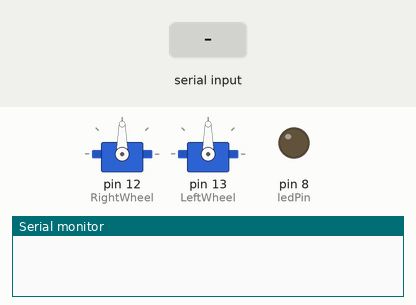
Bench run of a sketch on a simulated Arduino Uno, built with avr-gcc and run on an emulated ATmega328P. Parts: 2 × servo, output pins drawn as LEDs (lit = HIGH), the last lines printed to the serial monitor. Inputs (shaded band) come from the test bench.

Above: at 1.2 s.
1.3 s: "3" received over Serial
At 2.0 s:
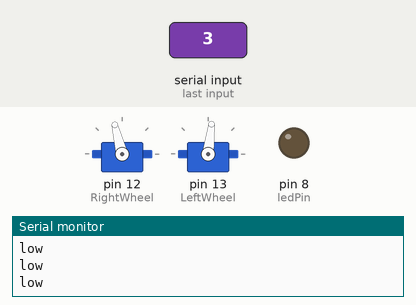
2.8 s: "1" received over Serial
At 3.1 s:
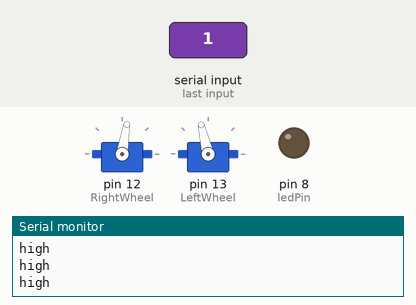
Timing chart, 0 to 5.8 s (numbered marks = the images above; inputs shaded):
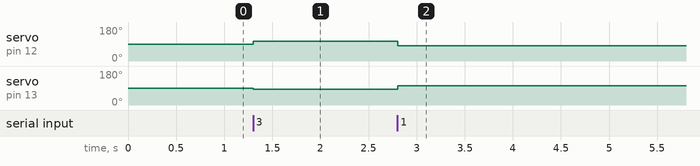

The sketch:

movement_attempt_1_slave.ino
```cpp
//Code for Slave module//
#include <Servo.h>
Servo RightWheel;
Servo LeftWheel;

#define ledPin 8
#define slaveSwitchPin 7
int dataFromMaster = 0;
int Stop = 1500;
int LeftFullClock = 1395;
int LeftFullAnti = 1604;
int RightFullClock = 1375;
int RightFullAnti = 1618;

void Forward(){
  RightWheel.writeMicroseconds(RightFullClock);
  LeftWheel.writeMicroseconds(LeftFullAnti);
}

void Backward(){
  RightWheel.writeMicroseconds(RightFullAnti);
  LeftWheel.writeMicroseconds(LeftFullClock);
}

void LeftTurn(){
  RightWheel.writeMicroseconds(RightFullClock);
  LeftWheel.writeMicroseconds(LeftFullClock);
}

void RightTurn(){
  RightWheel.writeMicroseconds(RightFullAnti);
  LeftWheel.writeMicroseconds(LeftFullAnti);
}

void Still(){
  RightWheel.writeMicroseconds(Stop);
  LeftWheel.writeMicroseconds(Stop);
}

void setup() {
  RightWheel.attach(12);
  LeftWheel.attach(13);
  pinMode(ledPin, OUTPUT);
  digitalWrite(ledPin, LOW);
  pinMode(slaveSwitchPin, INPUT);
  digitalWrite(slaveSwitchPin,LOW);
  Serial.begin(38400); // Default baud rate of the Bluetooth module
}


void loop() {
 if(Serial.available() > 0){ // Checks whether data is comming from the serial port
   dataFromMaster = Serial.read(); // Reads the data from the serial port and store it in dataFromMaster variable
   Serial.println(dataFromMaster);
 }
 // Controlling the led
 if (dataFromMaster == '3') {
  Backward();
  Serial.println("low ");
 }
 else if (dataFromMaster == '1') {
  Forward();
  Serial.println("high ");
 }
 else if (dataFromMaster == '0') {
  Still();
  Serial.println("low ");
 }

 // Reading the masterSwitchValue
 //int slaveSwitchValue = digitalRead(slaveSwitchPin);
 //if (slaveSwitchValue == HIGH) {
 //  Serial.write('1'); // Sends '1' to the master to turn on BUZZER
 //}
 //else {
 //  Serial.write('0');
 //}

 delay(10);
}
```

Measured:
- after the input at 1.3 s, servo on pin 12 (RightWheel): 90° → 104° at once; servo on pin 13 (LeftWheel): 90° → 83° at once
- after the input at 2.8 s, servo on pin 12 (RightWheel): 104° → 81° at once; servo on pin 13 (LeftWheel): 83° → 103° at once
